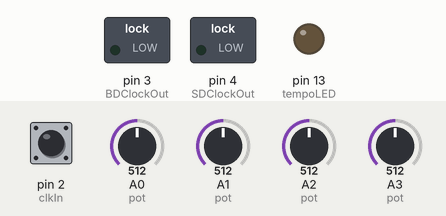
A sketch run on a simulated Arduino Uno, built with avr-gcc and run on an emulated ATmega328P. On the bench: switched loads named in the sketch (green lamp = pin HIGH), output pins drawn as LEDs (lit = HIGH). Dashed ring = blinking. The inputs (shaded band) are chosen by the test bench; at power-on: pin 2 (clkIn) HIGH, A0 (pot) = 512, A1 (pot) = 512, A2 (pot) = 512, A3 (pot) = 512.

Above: at 1.2 s.
1.3 s: pin 2 (clkIn) pulsed LOW 5 times (0.12 s each, 0.3 s apart)
At 1.9 s:
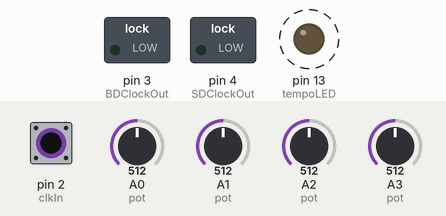
Timing chart, 0 to 4.3 s (numbered marks = the images above; inputs shaded):
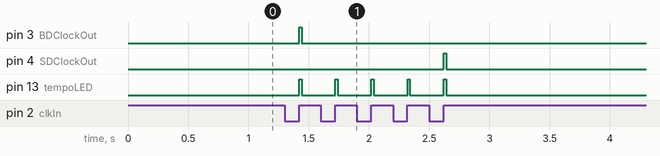

The sketch:

drummmachine_code.ino
```cpp
/*
--------------------------------------------------------------------------------------------------
Generative midi drum machine derived from the amazing Mutable instrument's Anushri drum sequencer.
--------------------------------------------------------------------------------------------------
I am not a programmer. I stiched this thing together because I wanted to build this and it didn't
seem very hard. Surprisingly it worked almost immediately.
Feel free to clean up the code, tune it up or whatever.

-----------------------
Cluster and sector map:
-----------------------
(9 clusters, 4 sectors)

  7 ------- 8 ------- 9
  |         |         |
  |    2    |    3    |
  |         |         |
  4 ------- 5 ------- 6
  |         |         |
  |    1    |    4    |
  |         |         |
  1 ------- 2 ------- 3

______________________________
HW connections:

Bass drum density pot  ---> A0
Snare drum density pot ---> A1
HiHat density pot      ---> you need ARDCORE with 3 pots

X coordinate           ---> A2
Y coordinate           ---> A3 (don't ask me why i did it this way)

Dig0 outputs BD
Dig1 outputs SD

Midi from TX obviously. Check the midi out connection from arduino online.
I don't even know which midi notes it's using right now - change it to whatever you need.

____________________________
Possible future development:
- slaving to midi clock
- accent (velocity)
- can't remember now


Have fun!

Honza Hrubes /aka ashimoke
ashimoke@gmail.com
*/

#define clkIn      2    // the digital (clock) input

int BDcluster1[16] = {236,   0,   0, 138,   0,   0, 208,   0,  58,  28, 174,   0, 104,   0,  58,   0};
int SDcluster1[16] = { 10,  66,   0,   8, 232,   0,   0,  38,   0, 148,   0,  14, 198,   0, 114,   0};
int HHcluster1[16] = {154,  98, 244,  34, 160, 108, 192,  24, 160,  98, 228,  20, 160,  92, 194,  44};

int BDcluster2[16] = {246,  10,  88,  14, 214,  10,  62,   8, 250,   8,  40,  14, 198,  14, 160, 120};
int SDcluster2[16] = { 16, 186,  44,  52, 230,  12, 116,  18,  22, 154,  10,  18, 246,  88,  72,  58};
int HHcluster2[16] = {136, 130, 220,  64, 130, 120, 156,  32, 128, 112, 220,  32, 126, 106, 184,  88};

int BDcluster3[16] = {224,   0,  98,   0,   0,  68,   0, 198,   0, 136, 174,   0,  46,  28, 116,  12};
int SDcluster3[16] = {  0,  94,   0,   0, 224, 160,  20,  34,   0,  52,   0,   0, 194,   0,  16, 118};
int HHcluster3[16] = {228, 104, 138,  90, 122, 102, 108,  76, 196, 160, 182, 160,  96,  36, 202,  22};

int BDcluster4[16] = {240, 204,  42,   0,  86, 108,  66, 104, 190,  22, 224,   0,  14, 148,   0,  36};
int SDcluster4[16] = {  0,   0, 112,  62, 232, 180,   0,  34,   0,  48,  26,  18, 214,  18, 138,  38};
int HHcluster4[16] = {232, 186, 224, 182, 108,  60,  80,  62, 142,  42,  24,  34, 136,  14, 170,  26};

int BDcluster5[16] = {228,  14,  36,  24,  74,  54, 122,  26, 186,  14,  96,  34,  18,  30,  48,  12};
int SDcluster5[16] = {  2,   0,  46,  38, 226,   0,  68,   0,   2,   0,  92,  30, 232, 166, 116,  22};
int HHcluster5[16] = { 64,  12, 236, 128, 160,  30, 202,  74,  68,  28, 228, 120, 160,  28, 188,  82};

int BDcluster6[16] = {236,  24,  14,  54,   0,   0, 106,   0, 202, 220,   0, 178,   0, 160, 140,   8};
int SDcluster6[16] = {134,  82, 114, 160, 224,   0,  22,  44, 202, 220,   0, 178,   0, 160, 140,   8};
int HHcluster6[16] = {174,  86, 230,  58, 124,  64, 210,  58, 160,  76, 224,  22, 124,  34, 194,  26};

int BDcluster7[16] = {236,   0, 226,   0,   0,   0, 160,   0,   0,   0, 188,   0,   0,   0, 210,   0};
int SDcluster7[16] = {134,  82, 114, 160, 224,   0,  22,  44,  66,  40,   0,   0, 192,  22,  14, 158};
int HHcluster7[16] = {174,  86, 230,  58, 124,  64, 210,  58, 160,  76, 224,  22, 124,  34, 194,  26};

int BDcluster8[16] = {226,   0,  42,   0,  66,   0, 226,  14, 238,   0, 126,   0,  84,  10, 170,  22};
int SDcluster8[16] = {  0,   0,  54,   0, 182,   0, 128,  36,   6,  10,  84,  10, 238,   8, 158,  26};
int HHcluster8[16] = {240,  46, 218,  24, 232,   0,  96,   0, 240,  28, 204,  30, 214,   0,  64,   0};

int BDcluster9[16] = {228,   0, 212,   0,  14,   0, 214,   0, 160,  52, 218,   0,   0,   0, 134,  32};
int SDcluster9[16] = {104,   0,  22,  84, 230,  22,   0,  58,   6,   0, 138,  20, 220,  18, 176,  34};
int HHcluster9[16] = {230,  26,  52,  24,  82,  28,  52, 118, 154,  26,  52,  24, 202, 212, 186, 196};        // config of the 9 clusters


int BDfreq = 0;
int SDfreq = 0;
int HHfreq = 0;                          // variables for storing drum density

float Xmap = 0;
float Ymap = 0;                          // coordinates of the 2D pattern map

int Position = 0;
int Sector = 0;                          // I have no idea what I'm doing... but it works... in a way.
float BDrum = 0;
float SDrum = 0;
float HHats = 0;

int tempoLED = 13;

int BDClockOut = 3;
int SDClockOut = 4;

volatile char clkState = LOW;

void setup() {
  Serial.begin(31250);                                   // set baud rate to midi
  pinMode(tempoLED, OUTPUT);
  pinMode(BDClockOut, OUTPUT);
  pinMode(SDClockOut, OUTPUT);
  attachInterrupt(0, isr, RISING);
  pinMode(clkIn, INPUT);
  digitalWrite(BDClockOut, LOW);
  digitalWrite(SDClockOut, LOW);

}

void loop() {

   if (Position == 16) Position = 0;                     // loop after 16 steps

   BDfreq = 1023 - analogRead(A0);                              // read bass drum density pot
   BDfreq = map(BDfreq, 0, 1023, 0, 255);                // remap it to values similar to those in cluster configurations
   SDfreq = 1023 - analogRead(A1);                              // read snare drum density pot
   SDfreq = map(SDfreq, 0, 1023, 0, 255);                // remap it to values similar to those in cluster configurations
   HHfreq = 1023 - analogRead(A1);                              // read hi hat density pot
   HHfreq = map(HHfreq, 0, 1023, 0, 255);                // remap it to values similar to those in cluster configurations

   Xmap = analogRead(A2);                                // read the X-pot for cluster navigation
   Xmap = map(Xmap, 0, 1023, -100, 100);                 // remap around zero
   Ymap = analogRead(A3);                                // read the Y-pot for cluster navigation
   Ymap = map(Ymap, 0, 1023, -100, 100);                 // remap around zero

   if (Xmap < 0 && Ymap < 0) Sector = 1;
   if (Xmap < 0 && Ymap > 0) Sector = 2;
   if (Xmap >= 0 && Ymap >= 0) Sector = 3;
   if (Xmap >= 0 && Ymap <= 0) Sector = 4;               // determine sector - which 4 clusters do we want to interpolate

   Xmap = abs(Xmap / 100);
   Ymap = abs(Ymap / 100);                               // get rid off negative values and make it smaller

   if (Sector == 1) {
     SDrum = ( ( (SDcluster1[Position] * Xmap) + (SDcluster2[Position] * (1 - Xmap) ) ) * Ymap ) + ( ( (SDcluster4[Position] * Xmap) + (SDcluster5[Position] * (1 - Xmap) ) ) * ( 1 - Ymap) );
     BDrum = ( ( (BDcluster1[Position] * Xmap) + (BDcluster2[Position] * (1 - Xmap) ) ) * Ymap ) + ( ( (BDcluster4[Position] * Xmap) + (BDcluster5[Position] * (1 - Xmap) ) ) * ( 1 - Ymap) );
     HHats = ( ( (HHcluster1[Position] * Xmap) + (HHcluster2[Position] * (1 - Xmap) ) ) * Ymap ) + ( ( (HHcluster4[Position] * Xmap) + (HHcluster5[Position] * (1 - Xmap) ) ) * ( 1 - Ymap) );
   }

   if (Sector == 2) {
     SDrum = ( ( (SDcluster4[Position] * Xmap) + (SDcluster5[Position] * (1 - Xmap) ) ) * (1 - Ymap ) ) + ( ( (SDcluster7[Position] * Xmap) + (SDcluster8[Position] * (1 - Xmap) ) ) * Ymap );
     BDrum = ( ( (BDcluster4[Position] * Xmap) + (BDcluster5[Position] * (1 - Xmap) ) ) * (1 - Ymap ) ) + ( ( (BDcluster7[Position] * Xmap) + (BDcluster8[Position] * (1 - Xmap) ) ) * Ymap );
     HHats = ( ( (HHcluster4[Position] * Xmap) + (HHcluster5[Position] * (1 - Xmap) ) ) * (1 - Ymap ) ) + ( ( (HHcluster7[Position] * Xmap) + (HHcluster8[Position] * (1 - Xmap) ) ) * Ymap );
   }

   if (Sector == 3) {
     SDrum = ( ( (SDcluster5[Position] * ( 1 - Xmap ) ) + (SDcluster6[Position] * Xmap ) ) * ( 1 - Ymap ) ) + ( ( (SDcluster8[Position] * ( 1 - Xmap )) + (SDcluster9[Position] * Xmap ) ) * Ymap );
     BDrum = ( ( (BDcluster5[Position] * ( 1 - Xmap ) ) + (BDcluster6[Position] * Xmap ) ) * ( 1 - Ymap ) ) + ( ( (BDcluster8[Position] * ( 1 - Xmap )) + (BDcluster9[Position] * Xmap ) ) * Ymap );
     HHats = ( ( (HHcluster5[Position] * ( 1 - Xmap ) ) + (HHcluster6[Position] * Xmap ) ) * ( 1 - Ymap ) ) + ( ( (HHcluster8[Position] * ( 1 - Xmap )) + (HHcluster9[Position] * Xmap ) ) * Ymap );
   }

   if (Sector == 4) {
     SDrum = ( ( (SDcluster2[Position] * ( 1 - Xmap ) ) + (SDcluster3[Position] * Xmap ) ) * Ymap ) + ( ( (SDcluster5[Position] * ( 1 - Xmap ) ) + (SDcluster6[Position] * Xmap ) ) * ( 1 - Ymap) );
     BDrum = ( ( (BDcluster2[Position] * ( 1 - Xmap ) ) + (BDcluster3[Position] * Xmap ) ) * Ymap ) + ( ( (BDcluster5[Position] * ( 1 - Xmap ) ) + (BDcluster6[Position] * Xmap ) ) * ( 1 - Ymap) );
     HHats = ( ( (HHcluster2[Position] * ( 1 - Xmap ) ) + (HHcluster3[Position] * Xmap ) ) * Ymap ) + ( ( (HHcluster5[Position] * ( 1 - Xmap ) ) + (HHcluster6[Position] * Xmap ) ) * ( 1 - Ymap) );
   }

  ///////////////////////////////// above are the equations for interpolating between values. Nothing fancy.

    if (clkState == HIGH) {
      if (BDrum > BDfreq) digitalWrite(BDClockOut, HIGH);
      if (SDrum > SDfreq) digitalWrite(SDClockOut, HIGH);
      //if (HHats > HHfreq) noteOn(0x90, 0x20, 0x7F);               // sending midi notes
      clkState = LOW;      // clock pulse acknowledged
      Position = Position + 1;                                    // increase the step count
      digitalWrite(tempoLED, HIGH);                               // blink led every step
      delay(20);

    }

   digitalWrite(tempoLED, LOW);
   digitalWrite(BDClockOut, LOW);
   digitalWrite(SDClockOut, LOW);

}

void isr()
{
  clkState = HIGH;
}
```

Measured:
- after the input at 1.3 s, pin 3 (BDClockOut): LOW → HIGH after 0.12 s, → LOW 0.02 s later; pin 4 (SDClockOut): LOW → HIGH after 1.3 s, → LOW 0.02 s later; pin 13 (tempoLED): alternates HIGH for 0.02 s and LOW for 0.28 s, 10 changes in all, then stays LOW, starting after 0.12 s
